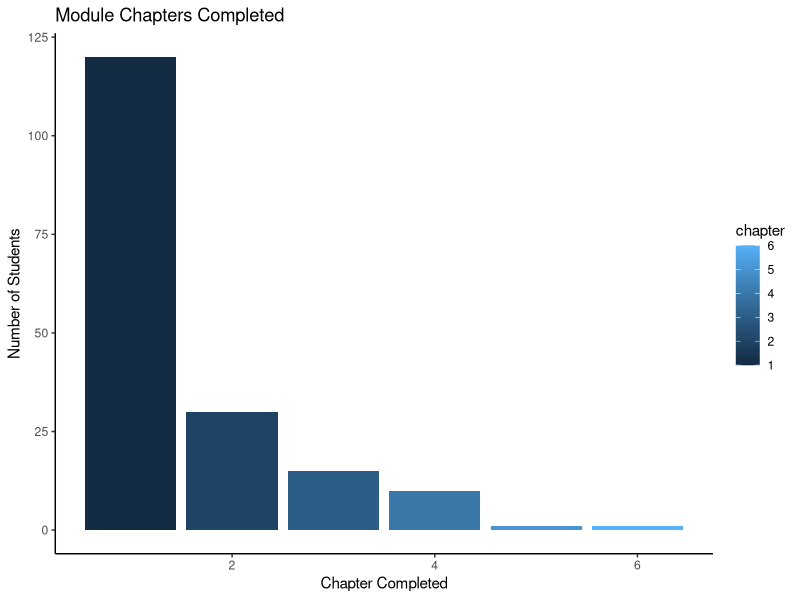

The R source for this figure:
## ---- chunk 1
knitr::opts_chunk$set(echo = TRUE)
## ---- chunk 2
library(tidyverse)

## ---- chunk 3
progress <- read_csv("module_progress.csv")
## ---- chunk 4
summary <- progress %>% 
  group_by(chapter) %>% 
  count(chapter)
## ---- chunk 5
plot <- ggplot(summary, aes(x = chapter, y = n, fill = chapter)) +
  geom_col() +
  theme_classic() +
  labs(x = "Chapter Completed",
       y = "Number of Students",
       title = "Module Chapters Completed")

plot
